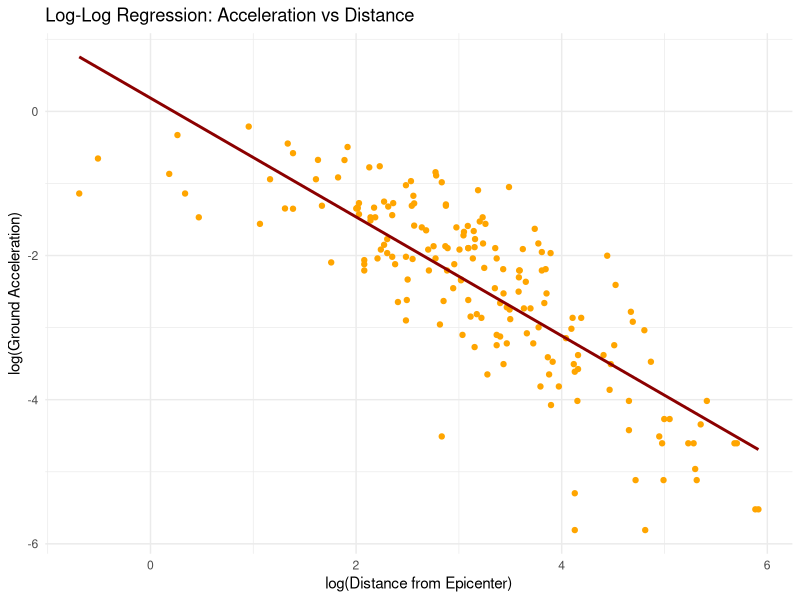
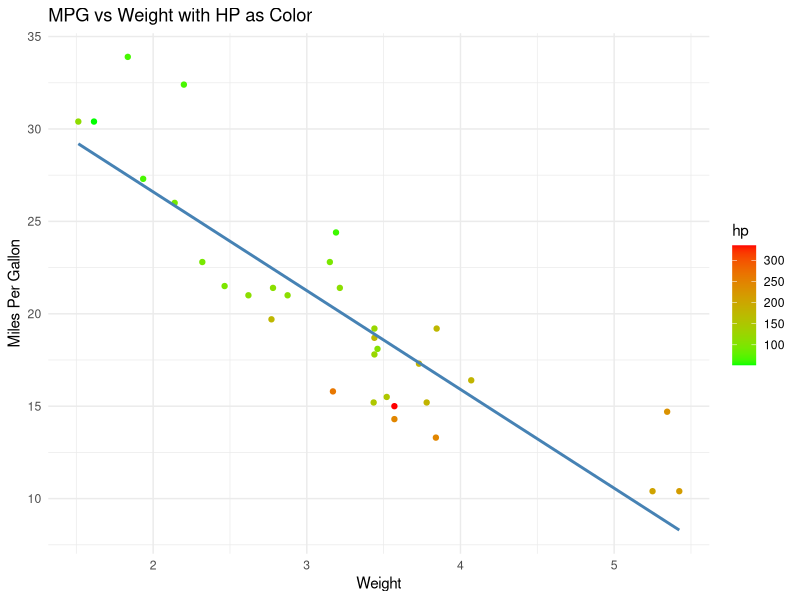

R code for these plots, in order:
# Load required libraries
library(ggplot2)

# Create folder for plots
if (!dir.exists("plots")) dir.create("plots")

# earthquake
data(attenu, package = "datasets")

model_attenu <- lm(log(accel) ~ log(dist), data = attenu)
summary(model_attenu)

p1 <- ggplot(attenu, aes(x = log(dist), y = log(accel))) +
  geom_point(color = "orange") +
  geom_smooth(method = "lm", color = "darkred", se = FALSE) +
  labs(title = "Log-Log Regression: Acceleration vs Distance",
       x = "log(Distance from Epicenter)",
       y = "log(Ground Acceleration)") +
  theme_minimal()

ggsave("plots/earthquake_regression.png", p1)

# cars
data(mtcars)

model_mtcars <- lm(mpg ~ wt + hp, data = mtcars)
summary(model_mtcars)

p2 <- ggplot(mtcars, aes(x = wt, y = mpg, color = hp)) +
  geom_point() +
  geom_smooth(method = "lm", se = FALSE, color = "steelblue") +
  labs(title = "MPG vs Weight with HP as Color",
       x = "Weight",
       y = "Miles Per Gallon") +
  scale_color_gradient(low = "green", high = "red") +
  theme_minimal()

ggsave("plots/mtcars_regression.png", p2)
